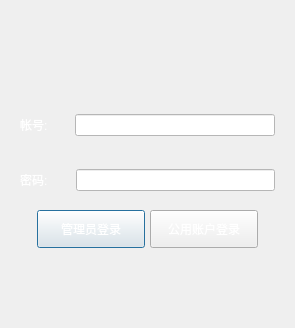
<?xml version="1.0" encoding="UTF-8"?>
<ui version="4.0">
 <class>LoginDialog</class>
 <widget class="QDialog" name="LoginDialog">
  <property name="geometry">
   <rect>
    <x>0</x>
    <y>0</y>
    <width>295</width>
    <height>328</height>
   </rect>
  </property>
  <property name="windowTitle">
   <string>Dialog</string>
  </property>
  <property name="styleSheet">
   <string notr="true">QDialog{
	
	border-image: url(:/images/images/main_transUser.png);
}

QLabel{
	color: rgb(255, 255, 255);
}

QLineEdit{
	background-color: rgb(255, 255, 255);
	color: rgb(0, 0, 0);
}

QPushButton{
	width:100px;
	height:30px;
	color: rgb(255, 255, 255);
	border-image: url(:/images/images/button_high.png);
}
</string>
  </property>
  <layout class="QVBoxLayout" name="verticalLayout">
   <property name="spacing">
    <number>5</number>
   </property>
   <property name="leftMargin">
    <number>20</number>
   </property>
   <property name="topMargin">
    <number>5</number>
   </property>
   <property name="rightMargin">
    <number>20</number>
   </property>
   <property name="bottomMargin">
    <number>5</number>
   </property>
   <item>
    <widget class="QLabel" name="label">
     <property name="text">
      <string/>
     </property>
     <property name="alignment">
      <set>Qt::AlignCenter</set>
     </property>
    </widget>
   </item>
   <item>
    <spacer name="verticalSpacer_2">
     <property name="orientation">
      <enum>Qt::Vertical</enum>
     </property>
     <property name="sizeHint" stdset="0">
      <size>
       <width>20</width>
       <height>40</height>
      </size>
     </property>
    </spacer>
   </item>
   <item>
    <layout class="QHBoxLayout" name="horizontalLayout">
     <item>
      <widget class="QLabel" name="userName">
       <property name="minimumSize">
        <size>
         <width>50</width>
         <height>50</height>
        </size>
       </property>
       <property name="maximumSize">
        <size>
         <width>50</width>
         <height>50</height>
        </size>
       </property>
       <property name="text">
        <string>帐号:</string>
       </property>
      </widget>
     </item>
     <item>
      <widget class="QLineEdit" name="usernamelineEdit"/>
     </item>
    </layout>
   </item>
   <item>
    <layout class="QHBoxLayout" name="horizontalLayout_2">
     <property name="spacing">
      <number>6</number>
     </property>
     <item>
      <widget class="QLabel" name="password">
       <property name="minimumSize">
        <size>
         <width>50</width>
         <height>50</height>
        </size>
       </property>
       <property name="maximumSize">
        <size>
         <width>50</width>
         <height>50</height>
        </size>
       </property>
       <property name="text">
        <string>密码:</string>
       </property>
      </widget>
     </item>
     <item>
      <widget class="QLineEdit" name="pwdlineEdit">
       <property name="sizePolicy">
        <sizepolicy hsizetype="Expanding" vsizetype="Fixed">
         <horstretch>0</horstretch>
         <verstretch>0</verstretch>
        </sizepolicy>
       </property>
       <property name="echoMode">
        <enum>QLineEdit::Password</enum>
       </property>
      </widget>
     </item>
    </layout>
   </item>
   <item>
    <layout class="QHBoxLayout" name="horizontalLayout_3">
     <item>
      <spacer name="horizontalSpacer">
       <property name="orientation">
        <enum>Qt::Horizontal</enum>
       </property>
       <property name="sizeHint" stdset="0">
        <size>
         <width>40</width>
         <height>20</height>
        </size>
       </property>
      </spacer>
     </item>
     <item>
      <widget class="QPushButton" name="btn_manageLogin">
       <property name="text">
        <string>管理员登录</string>
       </property>
      </widget>
     </item>
     <item>
      <widget class="QPushButton" name="btn_defaultLogin">
       <property name="text">
        <string>公用账户登录</string>
       </property>
      </widget>
     </item>
     <item>
      <spacer name="horizontalSpacer_2">
       <property name="orientation">
        <enum>Qt::Horizontal</enum>
       </property>
       <property name="sizeHint" stdset="0">
        <size>
         <width>40</width>
         <height>20</height>
        </size>
       </property>
      </spacer>
     </item>
    </layout>
   </item>
   <item>
    <spacer name="verticalSpacer">
     <property name="orientation">
      <enum>Qt::Vertical</enum>
     </property>
     <property name="sizeHint" stdset="0">
      <size>
       <width>20</width>
       <height>40</height>
      </size>
     </property>
    </spacer>
   </item>
  </layout>
 </widget>
 <resources/>
 <connections/>
</ui>
